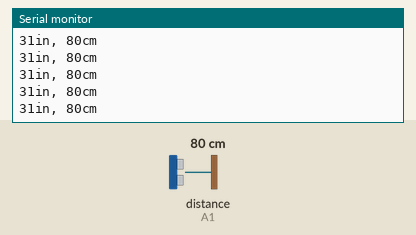
Simulated run of this sketch. Board: Arduino Uno, built with avr-gcc and run on an emulated ATmega328P. Shown: the last lines printed to the serial monitor. Wiring (inferred from the names in the program): ultrasonic range finder: trigger A1; echo A1. The inputs (shaded band) are chosen by the test bench; at power-on: distance to the obstacle (sensor on A1) 80 cm. The echo pulse lasts 58.3 µs per cm.

Above: at 1.2 s.
1.3 s: distance to the obstacle (sensor on A1) set to 2 cm
At 1.38 s:
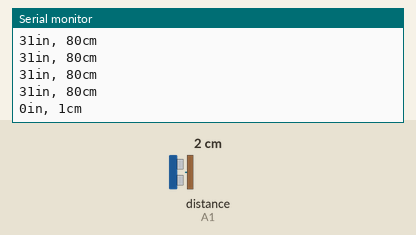
2.8 s: distance to the obstacle (sensor on A1) set to 4 cm
At 2.8 s:
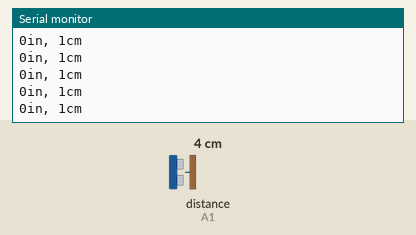
Timing chart, 0 to 5.8 s (numbered marks = the images above; inputs shaded):
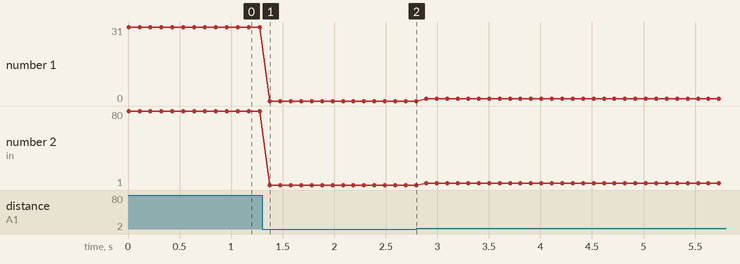

Measured:
- after the input at 1.3 s, the serial monitor: prints a new line after 0.08 s (image 1)
- plotted number 1: 31 → 0 after the input at 1.3 s
- plotted number 2: 80 → 1 after the input at 1.3 s, 1 → 3 after the input at 2.8 s

The sketch:

Distanse_Test.ino
```cpp
#define pingPin A1

void setup() {
  // initialize serial communication:
  Serial.begin(115200);
}

void loop()
{
  // establish variables for duration of the ping,
  // and the distance result in inches and centimeters:
  long duration, inches, cm;

  // The PING))) is triggered by a HIGH pulse of 2 or more microseconds.
  // Give a short LOW pulse beforehand to ensure a clean HIGH pulse:
  pinMode(pingPin, OUTPUT);
  digitalWrite(pingPin, LOW);
  delayMicroseconds(2);
  digitalWrite(pingPin, HIGH);
  delayMicroseconds(5);
  digitalWrite(pingPin, LOW);

  // The same pin is used to read the signal from the PING))): a HIGH
  // pulse whose duration is the time (in microseconds) from the sending
  // of the ping to the reception of its echo off of an object.
  pinMode(pingPin, INPUT);
  duration = pulseIn(pingPin, HIGH);

  // convert the time into a distance
  inches = microsecondsToInches(duration);
  cm = microsecondsToCentimeters(duration);

  Serial.print(inches);
  Serial.print("in, ");
  Serial.print(cm);
  Serial.print("cm");
  Serial.println();

  delay(100);
}

long microsecondsToInches(long microseconds) {
  return microseconds / 74 / 2;
}

long microsecondsToCentimeters(long microseconds) {
  return microseconds / 29 / 2;
}
```
